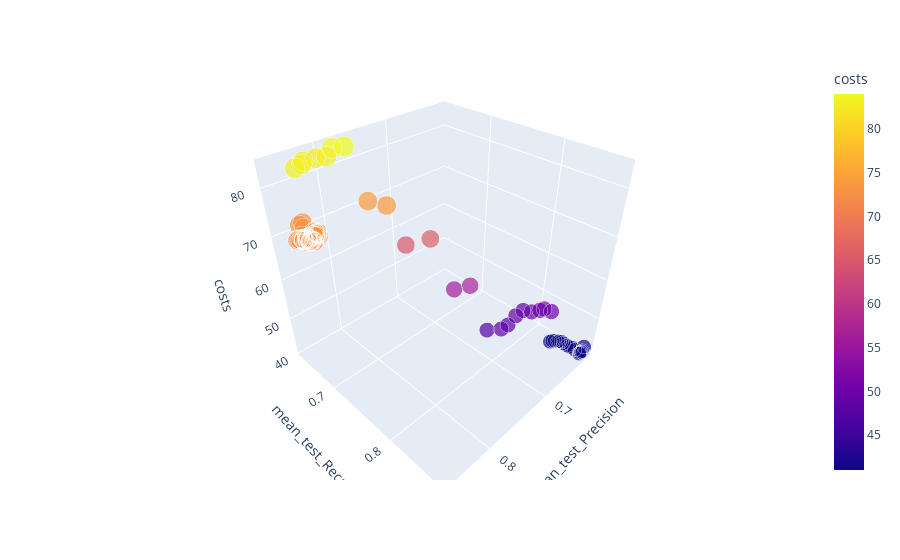

This figure's notebook cell:
### Code cell
#3D Scatter Costs, Recall & Var_smoothing
fig = px.scatter_3d(cost_df, z='costs', y='mean_test_Recall', x='mean_test_Precision', color='costs', size='costs')
fig.show()
